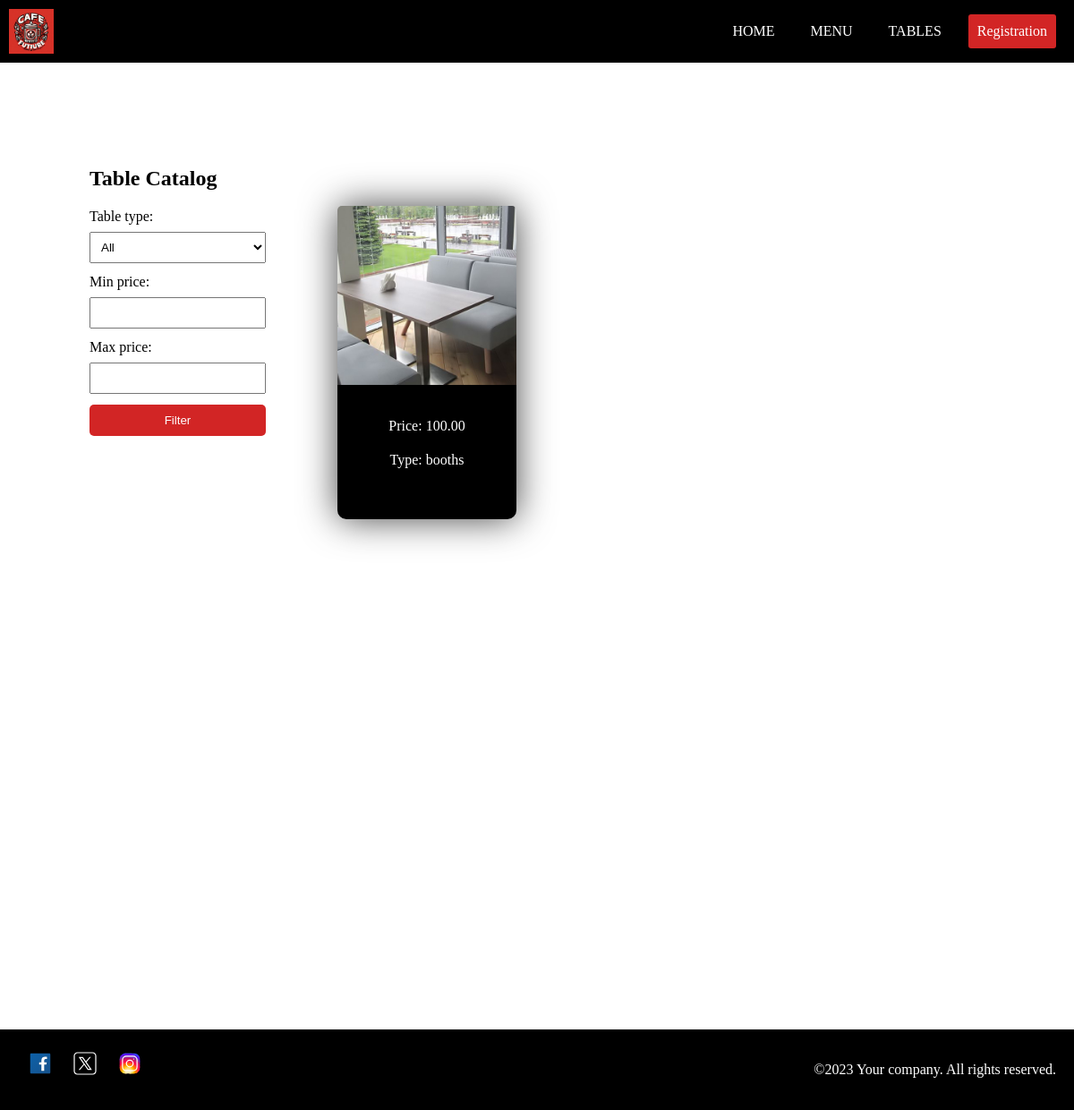
The app's page /client/tables/tables/, older data.
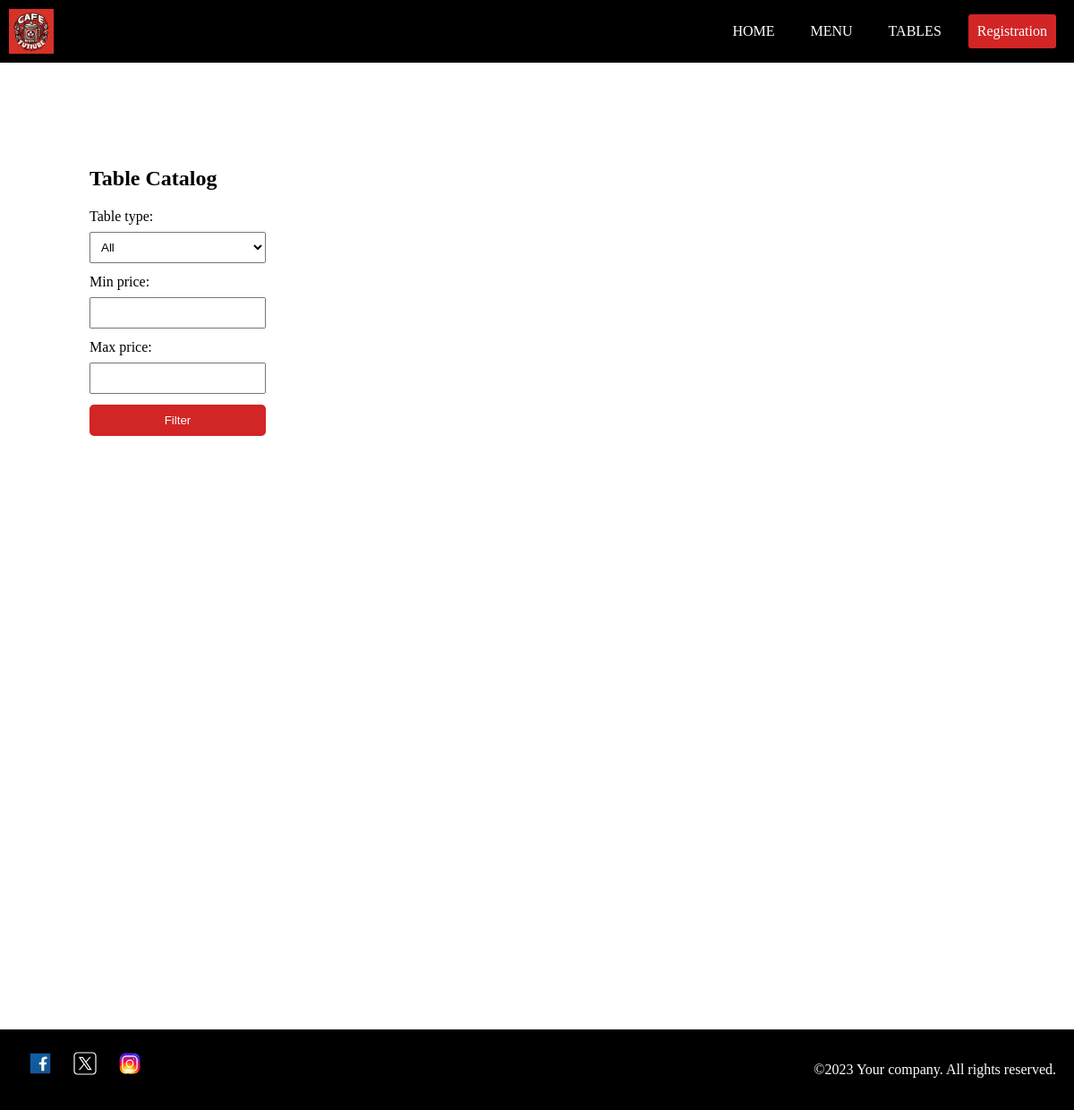
The same page, newer data.
### tables/models.py (models this page shows, shortened)
class Table(models.Model):
    photo = models.ImageField(upload_to='table_photos', verbose_name='Фотография')
    price = models.DecimalField(max_digits=8, decimal_places=2, verbose_name='Цена')
    table_number = models.PositiveIntegerField(verbose_name='Номер Столика')
    type_choices = [
        ('just', 'Just'),
        ('vip', 'VIP'),
        ('booths', 'Booths')
    ]
    type = models.CharField(max_length=20,choices=type_choices, verbose_name='Тип')
    class Meta:
        verbose_name = 'Стол'
        verbose_name_plural = 'Столы'

### tables/views.py (the view)
# urls.py: path('tables/', view=views.tables_view, name='tables'),
def tables_view(request):
    auth = request.user.id
    form = TableFilterForm(request.GET)
    tables = Table.objects.all()
    if form.is_valid():
        min_price = form.cleaned_data['min_price']
        max_price = form.cleaned_data['max_price']
        table_type = form.cleaned_data['table_type']
        if table_type:
            tables = tables.filter(type=table_type)
        if min_price:
            tables = tables.filter(price__gte=min_price)
        if max_price:
            tables = tables.filter(price__lte=max_price)
    return render(request, 'tables/tables.html', {'form': form, 'tables': tables, 'auth': auth})

### tables/forms.py
class TableFilterForm(forms.Form):
    table_type = forms.ChoiceField(
        choices=[('', 'All')] + Table.type_choices,
        label='Table type',
        required=False,
    )
    min_price = forms.IntegerField(
        label='Min price',
        required=False,
        min_value=0,
    )
    max_price = forms.IntegerField(
        label='Max price',
        required=False,
        min_value=0,
        initial=5000,
    )

### templates/tables/tables.html (shortened to what this page needs)
{% load static %}
<!DOCTYPE html>
<html>
  <head>
    <link rel="stylesheet" href="{% static "css/main_layout.css" %}"> <link
    rel="stylesheet" href="{% static "css/tables.css" %}">
  </head>
  <body>
    {% include "layouts/header.html" %}
    <main>
      <div class="filter-form">
        <h1>Table Catalog</h1>
        <form method="GET" action="{% url 'tables' %}">
          {% csrf_token %} {{form}}
          <button type="submit">Filter</button>
        </form>
      </div>
      <div class="food-container">
        {% for table in tables %} {% if auth %}
        <div onclick="redirectToReserved({{ table.id }})" class="table-card">
          <img src="{{ table.photo.url }}" alt="{{ table.description }}" />
          <h2>{{ table.name }}</h2>
          <p>Price: {{ table.price }}</p>
          <p>Type: {{ table.type }}</p>
        </div>
        {% else %}
        <div class="table-card">
          <img src="{{ table.photo.url }}" alt="{{ table.description }}" />
          <p>Price: {{ table.price }}</p>
          <p>Type: {{ table.type }}</p>
        </div>
        {% endif %}
        {% endfor %}
      </div>
    </main>
    {% include "layouts/footer.html" %}
  </body>
</html>

Row changes from the older to the newer data that the page shows:
removed Table: photo (picture), price "100.00", type "booths"
